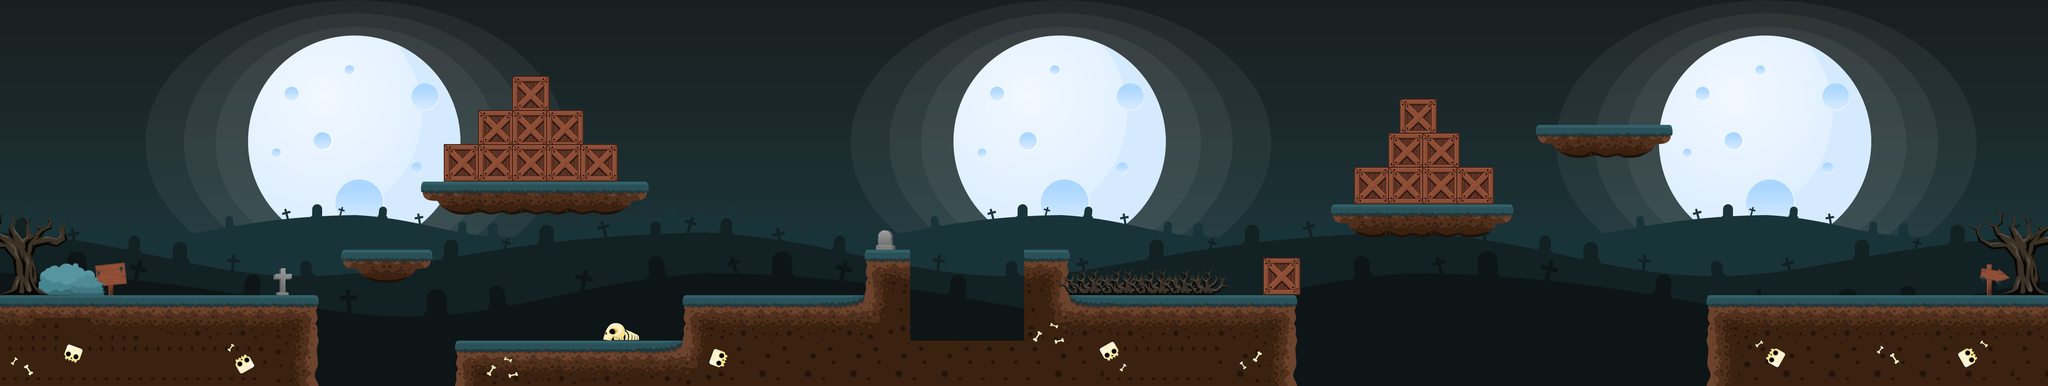

Tiled map render using the project's own tile images. Description and the map definition, with tile-layer contents summarised, below:
An orthogonal 180x34 tile map with 32x32 px tiles, 8 tile layers (BG, Tiles, Skeltons, Objects, ...), 3 tilesets and 92 objects (36x mushroom, 28x coin, 23x wall, 3x water, goal, ...).

<map version="1.10" tiledversion="1.12.2" orientation="orthogonal" renderorder="right-down" width="180" height="34" tilewidth="32" tileheight="32" infinite="0" nextlayerid="13" nextobjectid="98">
 <tileset firstgid="1" name="graveyard" tilewidth="128" tileheight="128" tilecount="20" columns="0">
  <grid orientation="orthogonal" width="1" height="1" />
  <tile id="0">
   <image source="../tiles/graveyard/Tiles/Bone (1).png" width="128" height="128" />
  </tile>
  <tile id="1">
   <image source="../tiles/graveyard/Tiles/Bone (2).png" width="128" height="128" />
  </tile>
  <tile id="2">
   <image source="../tiles/graveyard/Tiles/Bone (3).png" width="128" height="128" />
  </tile>
  <tile id="3">
   <image source="../tiles/graveyard/Tiles/Bone (4).png" width="128" height="128" />
  </tile>
  <tile id="4">
   <image source="../tiles/graveyard/Tiles/Tile (1).png" width="128" height="128" />
  </tile>
  <tile id="5">
   <image source="../tiles/graveyard/Tiles/Tile (2).png" width="128" height="128" />
  </tile>
  <tile id="6">
   <image source="../tiles/graveyard/Tiles/Tile (3).png" width="128" height="128" />
  </tile>
  <tile id="7">
   <image source="../tiles/graveyard/Tiles/Tile (4).png" width="128" height="128" />
  </tile>
  <tile id="8">
   <image source="../tiles/graveyard/Tiles/Tile (5).png" width="128" height="128" />
  </tile>
  <tile id="9">
   <image source="../tiles/graveyard/Tiles/Tile (6).png" width="128" height="128" />
  </tile>
  <tile id="10">
   <image source="../tiles/graveyard/Tiles/Tile (7).png" width="128" height="128" />
  </tile>
  <tile id="11">
   <image source="../tiles/graveyard/Tiles/Tile (8).png" width="128" height="128" />
  </tile>
  <tile id="12">
   <image source="../tiles/graveyard/Tiles/Tile (9).png" width="128" height="128" />
  </tile>
  <tile id="13">
   <image source="../tiles/graveyard/Tiles/Tile (10).png" width="128" height="128" />
  </tile>
  <tile id="14">
   <image source="../tiles/graveyard/Tiles/Tile (11).png" width="128" height="128" />
  </tile>
  <tile id="15">
   <image source="../tiles/graveyard/Tiles/Tile (12).png" width="128" height="128" />
  </tile>
  <tile id="16">
   <image source="../tiles/graveyard/Tiles/Tile (13).png" width="128" height="128" />
  </tile>
  <tile id="17">
   <image source="../tiles/graveyard/Tiles/Tile (14).png" width="128" height="128" />
  </tile>
  <tile id="18">
   <image source="../tiles/graveyard/Tiles/Tile (15).png" width="128" height="128" />
  </tile>
  <tile id="19">
   <image source="../tiles/graveyard/Tiles/Tile (16).png" width="128" height="128" />
  </tile>
 </tileset>
 <tileset firstgid="21" name="objects" tilewidth="286" tileheight="239" tilecount="10" columns="0">
  <grid orientation="orthogonal" width="1" height="1" />
  <tile id="0">
   <image source="../tiles/graveyard/Objects/ArrowSign.png" width="86" height="87" />
  </tile>
  <tile id="1">
   <image source="../tiles/graveyard/Objects/Bush (1).png" width="182" height="90" />
  </tile>
  <tile id="2">
   <image source="../tiles/graveyard/Objects/Bush (2).png" width="100" height="64" />
  </tile>
  <tile id="3">
   <image source="../tiles/graveyard/Objects/Crate.png" width="106" height="106" />
  </tile>
  <tile id="4">
   <image source="../tiles/graveyard/Objects/DeadBush.png" width="132" height="74" />
  </tile>
  <tile id="5">
   <image source="../tiles/graveyard/Objects/Sign.png" width="91" height="93" />
  </tile>
  <tile id="6">
   <image source="../tiles/graveyard/Objects/Skeleton.png" width="102" height="50" />
  </tile>
  <tile id="7">
   <image source="../tiles/graveyard/Objects/TombStone (1).png" width="54" height="55" />
  </tile>
  <tile id="8">
   <image source="../tiles/graveyard/Objects/TombStone (2).png" width="53" height="76" />
  </tile>
  <tile id="9">
   <image source="../tiles/graveyard/Objects/Tree.png" width="286" height="239" />
  </tile>
 </tileset>
 <tileset firstgid="31" name="BG" tilewidth="32" tileheight="32" tilecount="2170" columns="62">
  <image source="../tiles/graveyard/BG.png" width="2000" height="1143" />
 </tileset>
 <layer id="1" name="BG" width="180" height="34">
  <data>[6120 cells, 6120 non-empty, 2108 distinct tile ids]</data>
 </layer>
 <layer id="2" name="Tiles" width="180" height="34">
  <data>[6120 cells, 113 non-empty, 14 distinct tile ids]</data>
 </layer>
 <layer id="4" name="Skeltons" width="180" height="34">
  <data>[6120 cells, 11 non-empty, 4 distinct tile ids]</data>
 </layer>
 <layer id="3" name="Objects" width="180" height="34">
  <data>[6120 cells, 29 non-empty, 6 distinct tile ids]</data>
 </layer>
 <group id="9" name="Front">
  <layer id="12" name="Tile Layer 8" width="180" height="34" offsetx="-92" offsety="0">
   <data>[6120 cells, 1 non-empty, 1 distinct tile ids]</data>
  </layer>
  <layer id="8" name="Tile Layer 6" width="180" height="34" offsetx="11" offsety="0">
   <data>[6120 cells, 1 non-empty, 1 distinct tile ids]</data>
  </layer>
  <layer id="7" name="Tile Layer 5" width="180" height="34" offsetx="-29" offsety="3">
   <data>[6120 cells, 1 non-empty, 1 distinct tile ids]</data>
  </layer>
 </group>
 <layer id="11" name="End" width="180" height="34">
  <data>[6120 cells, 2 non-empty, 2 distinct tile ids]</data>
 </layer>
 <objectgroup id="5" name="Spawns">
  <object id="1" name="water" x="2560" y="704" width="321.333" height="254.667" />
  <object id="2" name="water" x="3641.06" y="860" width="1167.23" height="226.667" />
  <object id="3" name="water" x="887.72" y="989.333" width="396" height="97.3333" />
  <object id="16" name="goal" x="5764" y="677.333" width="93.3333" height="150.667" />
  <object id="21" name="mushroom" x="5098.67" y="746.667" width="41.3333" height="56" />
  <object id="23" name="player" x="351.111" y="228.754" width="57.1885" height="102.407" />
  <object id="32" name="coin" x="1194.64" y="483.65" width="41.2289" height="49.2087" />
  <object id="33" name="coin" x="1274.77" y="383.435" width="41.2289" height="49.2087" />
  <object id="34" name="coin" x="1373.19" y="289.008" width="41.2289" height="49.2087" />
  <object id="35" name="coin" x="1470.28" y="195.91" width="41.2289" height="49.2087" />
  <object id="36" name="coin" x="1568.69" y="287.678" width="41.2289" height="49.2087" />
  <object id="37" name="coin" x="1663.12" y="386.095" width="41.2289" height="49.2087" />
  <object id="38" name="coin" x="1760.21" y="487.173" width="41.2289" height="49.2087" />
  <object id="39" name="coin" x="520.681" y="805.024" width="41.2289" height="49.2087" />
  <object id="40" name="coin" x="565.9" y="806.354" width="41.2289" height="49.2087" />
  <object id="41" name="coin" x="608.459" y="781.354" width="41.2289" height="49.2087" />
  <object id="42" name="coin" x="608.459" y="806.354" width="41.2289" height="49.2087" />
  <object id="43" name="coin" x="2131.27" y="803.354" width="41.2289" height="49.2087" />
  <object id="44" name="coin" x="2189.79" y="803.354" width="41.2289" height="49.2087" />
  <object id="45" name="coin" x="2245.64" y="802.024" width="41.2289" height="49.2087" />
  <object id="46" name="coin" x="3752.49" y="551.331" width="41.2289" height="49.2087" />
  <object id="47" name="coin" x="3836.28" y="440.944" width="41.2289" height="49.2087" />
  <object id="48" name="coin" x="3962.63" y="252.089" width="41.2289" height="49.2087" />
  <object id="49" name="coin" x="4047.75" y="346.516" width="41.2289" height="49.2087" />
  <object id="50" name="coin" x="4124.88" y="440.944" width="41.2289" height="49.2087" />
  <object id="51" name="coin" x="4207.34" y="552.661" width="41.2289" height="49.2087" />
  <object id="52" name="coin" x="4408.17" y="324.567" width="41.2289" height="49.2087" />
  <object id="53" name="coin" x="4483.97" y="321.907" width="41.2289" height="49.2087" />
  </objectgroup>
 <objectgroup id="6" name="Obstacles">
  <!-- 23 objects omitted --></objectgroup>
</map>
<!-- 64 of 92 objects omitted -->
